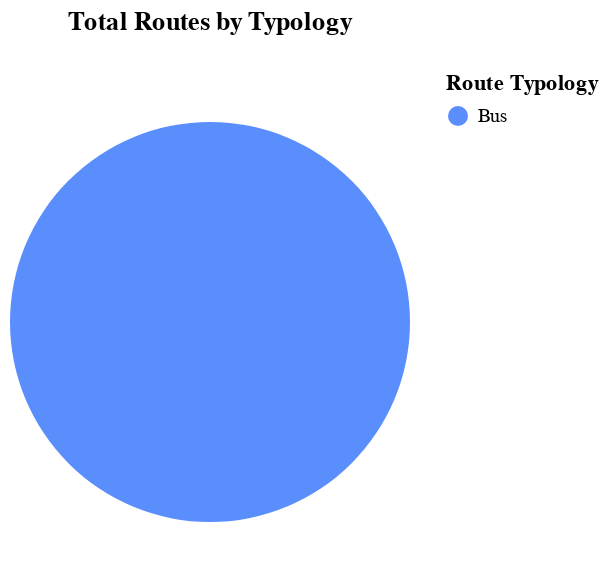

Here is the notebook cell this chart was saved with:
### Code cell
utils.create_route_typology(schedule_rt_route_direction_summary_df)

### Figure 1 — Vega-Lite specification as saved in the notebook (floating-point values rounded to 4 significant figures)
{"config": {"view": {"continuousWidth": 300, "continuousHeight": 300}}, "data": {"name": "data-fc695aeb229bf3b54a834d328673f9b1"}, "mark": {"type": "arc"}, "encoding": {"color": {"field": "Route Typology", "scale": {"range": ["#5b8efd", "#765fec", "#fcb40e", "#fc5c04", "#dd217d", "#ccbb44", "#c5c5c4"]}, "title": "Route Typology", "type": "nominal"}, "theta": {"field": "Total Routes", "type": "quantitative"}, "tooltip": [{"field": "Route Typology", "type": "nominal"}, {"field": "Total Routes", "type": "quantitative"}]}, "height": 250, "title": {"text": ["Total Routes by Typology"], "subtitle": [""]}, "width": 200, "$schema": "https://vega.github.io/schema/vega-lite/v5.20.1.json", "datasets": {"data-fc695aeb229bf3b54a834d328673f9b1": [{"Route Typology": "Bus", "Total Routes": 21}]}}
